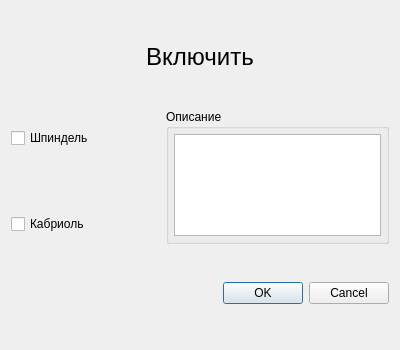
<?xml version="1.0" encoding="UTF-8"?>
<ui version="4.0">
 <class>OnDialog</class>
 <widget class="QDialog" name="OnDialog">
  <property name="geometry">
   <rect>
    <x>0</x>
    <y>0</y>
    <width>400</width>
    <height>350</height>
   </rect>
  </property>
  <property name="windowTitle">
   <string>Включить</string>
  </property>
  <layout class="QGridLayout" name="gridLayout">
   <item row="0" column="0" colspan="2">
    <widget class="QLabel" name="on_action_label">
     <property name="sizePolicy">
      <sizepolicy hsizetype="Preferred" vsizetype="Fixed">
       <horstretch>0</horstretch>
       <verstretch>0</verstretch>
      </sizepolicy>
     </property>
     <property name="font">
      <font>
       <pointsize>18</pointsize>
      </font>
     </property>
     <property name="text">
      <string>Включить</string>
     </property>
     <property name="alignment">
      <set>Qt::AlignCenter</set>
     </property>
    </widget>
   </item>
   <item row="4" column="0">
    <widget class="QCheckBox" name="kabriol_on_checkBox">
     <property name="sizePolicy">
      <sizepolicy hsizetype="Minimum" vsizetype="Fixed">
       <horstretch>2</horstretch>
       <verstretch>0</verstretch>
      </sizepolicy>
     </property>
     <property name="text">
      <string>Кабриоль</string>
     </property>
    </widget>
   </item>
   <item row="6" column="0" colspan="2">
    <widget class="QDialogButtonBox" name="buttonBox">
     <property name="orientation">
      <enum>Qt::Horizontal</enum>
     </property>
     <property name="standardButtons">
      <set>QDialogButtonBox::Cancel|QDialogButtonBox::Ok</set>
     </property>
    </widget>
   </item>
   <item row="3" column="0">
    <widget class="QCheckBox" name="spindle_on_checkBox">
     <property name="sizePolicy">
      <sizepolicy hsizetype="Minimum" vsizetype="Fixed">
       <horstretch>2</horstretch>
       <verstretch>0</verstretch>
      </sizepolicy>
     </property>
     <property name="text">
      <string>Шпиндель</string>
     </property>
    </widget>
   </item>
   <item row="3" column="1" rowspan="2">
    <widget class="QGroupBox" name="action_on_groupBox_description">
     <property name="sizePolicy">
      <sizepolicy hsizetype="Preferred" vsizetype="Preferred">
       <horstretch>3</horstretch>
       <verstretch>0</verstretch>
      </sizepolicy>
     </property>
     <property name="title">
      <string>Описание</string>
     </property>
     <layout class="QVBoxLayout" name="verticalLayout">
      <property name="leftMargin">
       <number>5</number>
      </property>
      <property name="topMargin">
       <number>5</number>
      </property>
      <property name="rightMargin">
       <number>5</number>
      </property>
      <property name="bottomMargin">
       <number>5</number>
      </property>
      <item>
       <widget class="QTextEdit" name="action_on_textEdit_description">
        <property name="readOnly">
         <bool>true</bool>
        </property>
       </widget>
      </item>
     </layout>
    </widget>
   </item>
  </layout>
 </widget>
 <resources/>
 <connections>
  <connection>
   <sender>buttonBox</sender>
   <signal>accepted()</signal>
   <receiver>OnDialog</receiver>
   <slot>accept()</slot>
   <hints>
    <hint type="sourcelabel">
     <x>248</x>
     <y>254</y>
    </hint>
    <hint type="destinationlabel">
     <x>157</x>
     <y>274</y>
    </hint>
   </hints>
  </connection>
  <connection>
   <sender>buttonBox</sender>
   <signal>rejected()</signal>
   <receiver>OnDialog</receiver>
   <slot>reject()</slot>
   <hints>
    <hint type="sourcelabel">
     <x>316</x>
     <y>260</y>
    </hint>
    <hint type="destinationlabel">
     <x>286</x>
     <y>274</y>
    </hint>
   </hints>
  </connection>
 </connections>
</ui>
